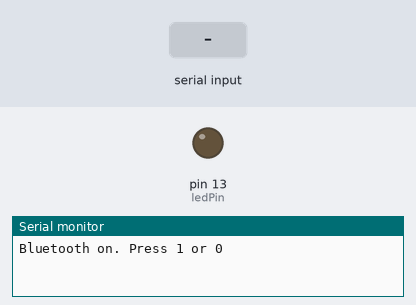
This sketch was run on a simulated Arduino Uno, built with avr-gcc and run on an emulated ATmega328P. On the bench: output pins drawn as LEDs (lit = HIGH), the last lines printed to the serial monitor. Inputs (shaded band) come from the test bench.

Above: at 1.2 s.
1.3 s: "1" received over the second serial link
At 2.5 s:
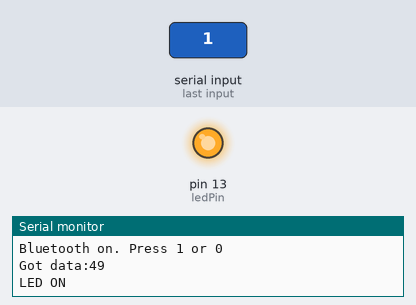
2.8 s: "0" received over the second serial link
At 4.1 s:
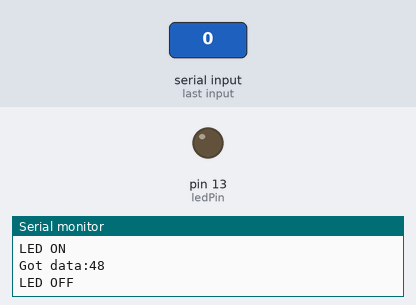
Timing chart, 0 to 5.8 s (numbered marks = the images above; inputs shaded):
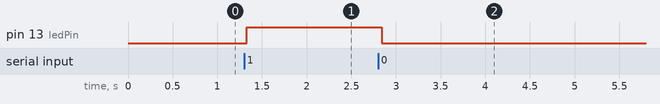

The sketch:

device_bluetooth_hc0502.ino
```cpp
#include <SoftwareSerial.h>

SoftwareSerial BTSerial(10, 11);//RX, TX
const int ledPin = 13;
int BluetoothData;
int enableSerial = 1;

void setup() {
  if(enableSerial){
    Serial.begin(9600);
    Serial.println("Bluetooth on. Press 1 or 0");
  }
  BTSerial.begin(9600);
  BTSerial.println("Bluetooth on. Press 1 or 0");
  pinMode(ledPin, OUTPUT);
}

void loop() {
  if(BTSerial.available() > 0){
    BluetoothData = BTSerial.read();
    if(enableSerial){
      Serial.print("Got data:");
      Serial.println(BluetoothData);
    }
    if(BluetoothData == '1'){
      digitalWrite(ledPin, HIGH);
      BTSerial.println("LED ON");
      if(enableSerial){
        Serial.println("LED ON");
      }
    }
    if(BluetoothData == '0'){
      digitalWrite(ledPin, LOW);
      BTSerial.println("LED OFF");
      if(enableSerial){
        Serial.println("LED OFF");
      }
    }
  }
  delay(100);
}
```

Measured:
- after the input at 1.3 s, pin 13 (ledPin): LOW → HIGH at once
- after the input at 2.8 s, pin 13 (ledPin): HIGH → LOW at once
